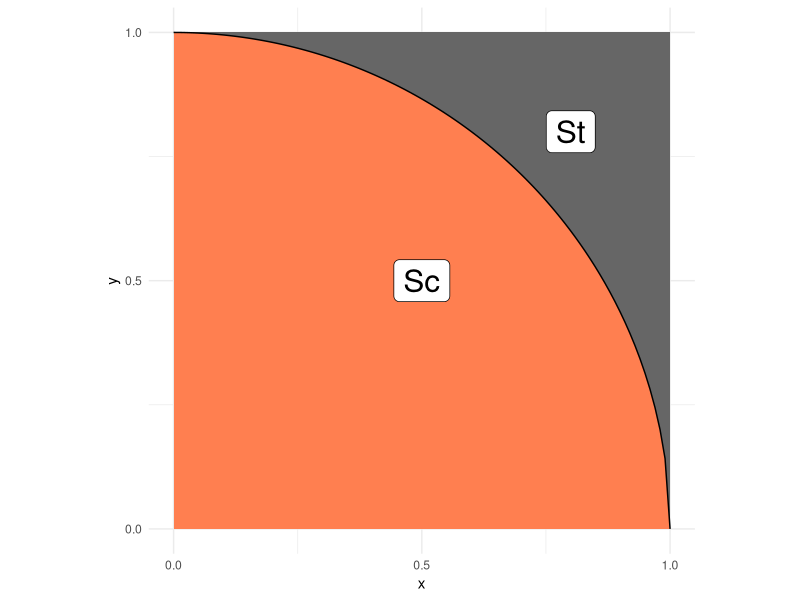
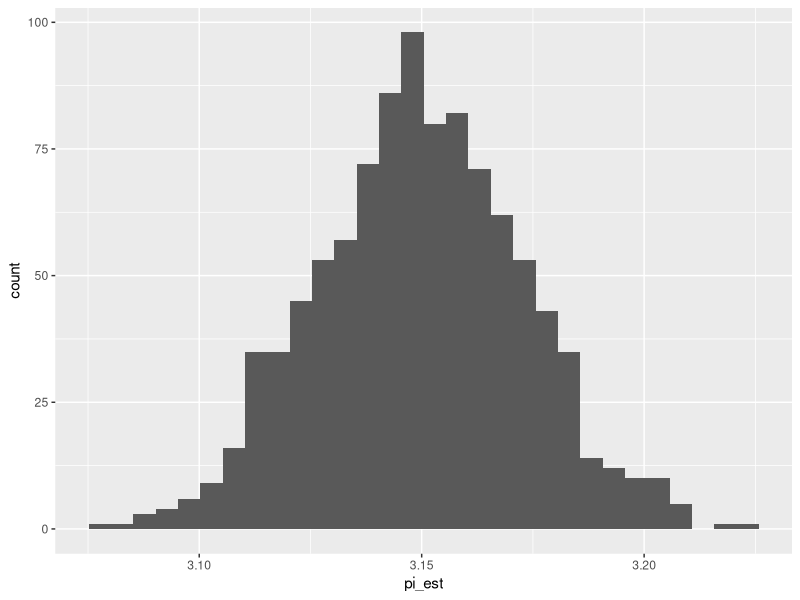

R code for these plots, in order:
## ---- chunk 1
library(tidyverse)
library(rsample)
## ---- chunk 2
## NOTE: No need to edit; this visual helps explain the pi estimation scheme
tibble(x = seq(0, 1, length.out = 100)) %>%
  mutate(y = sqrt(1 - x^2)) %>%

  ggplot(aes(x, y)) +
  annotate(
    "rect",
    xmin = 0, ymin = 0, xmax = 1, ymax = 1,
    fill = "grey40",
    size = 1
  ) +
  geom_ribbon(aes(ymin = 0, ymax = y), fill = "coral") +
  geom_line() +
  annotate(
    "label",
    x = 0.5, y = 0.5, label = "Sc",
    size = 8
  ) +
  annotate(
    "label",
    x = 0.8, y = 0.8, label = "St",
    size = 8
  ) +
  scale_x_continuous(breaks = c(0, 1/2, 1)) +
  scale_y_continuous(breaks = c(0, 1/2, 1)) +
  theme_minimal() +
  coord_fixed()
## ---- chunk 3
## TASK: Choose a sample size and generate samples
set.seed(42)
n <- 5000
df_q1 <- tibble(
  x = runif(n = n),
  y = runif(n = n)
)
## ---- chunk 4
## NOTE: Do not edit this code
# Correct sample size
assertthat::assert_that(
  dim(df_q1) %>% 
    .[[1]] == n,
  msg = "The sample size should be `n`"
)
# Correct column names
assertthat::assert_that(
  setequal(names(df_q1), c("x", "y")),
  msg = "df_q1 must include the columns `x` and `y`"
)
print("Good")
## ---- chunk 5
## TASK: Finish implementing this function
stat <- function(x, y) {
  # TODO: Finish implementing this function
  4 * (x^2 + y^2 <= 1)
}
stat(0, 0)
stat(1, 1)
stat(0.5, 0.5)
## ---- chunk 6
## TASK: Finish writing these assert statements

# Check the value for points *inside* the circle
assertthat::assert_that(
  tibble(x = 0, y = 0) %>% # Pick a point *inside* the circle
    mutate(stat = stat(x, y)) %>% 
    pull(stat) %>% 
    .[[1]] == 4,
  # ???, # Write the correct value of stat() here
  msg = "Incorrect value when a point is inside the circle"
)

# Check the value for points *outside* the circle
assertthat::assert_that(
  tibble(x = 1, y = 1) %>% # Pick a point *outside* the circle
    mutate(stat = stat(x, y)) %>% 
    pull(stat) %>% 
    .[[1]] == 0,
  # ???, # Write the correct value of stat() here
  msg = "Incorrect value when a point is outside the circle"
)
print("Your assertions passed, but make sure they're checking the right thing!")
## ---- chunk 7
## TASK: Estimate pi using your data from q1
df_q3 <- 
  df_q1 %>% 
  # TODO: Estimate pi as the column `pi_est`
  summarize(pi_est = mean(stat(x,y)))
df_q3
## ---- chunk 8
## NOTE: Do not edit this code
# Correct sample size
assertthat::assert_that(
  dim(df_q3) %>% 
    .[[1]] == 1,
  msg = "This result should have just one row"
)
# Correct column names
assertthat::assert_that(
  setequal(names(df_q3), c("pi_est")),
  msg = "df_q3 must include the column `pi_est`"
)
print("Good")
## ---- chunk 9
## TASK: Finish the code below
set.seed(42)
df_q4 <- 
  df_q1 %>% 
  bootstraps(., times = 1000) %>% 
  mutate(
    pi_est = map_dbl(
      splits,
      function(split_df) {
        analysis(split_df) %>% 
          # Estimate pi (pi_est) using the resampled data;
          # this should be *identical* to the
          # code you wrote for q3
          summarize(pi_est = mean(stat(x,y))) %>%
          pull(pi_est)
      }
    )
  )

## NOTE: Do not edit; use this to visualize your results
df_q4 %>% 
  ggplot(aes(pi_est)) +
  geom_histogram()
## ---- chunk 10
## TASK: Compute a bootstrap confidence interval at the 95% level (alpha = 0.05)
alpha <- 0.05
df_q5 <- 
  df_q4 %>% 
  summarize(
    # TODO: Compute pi_lo and pi_up
    pi_lo = quantile(pi_est, alpha / 2),
    pi_up = quantile(pi_est, 1 - alpha / 2),
  )

df_q5
## ---- chunk 11
  df_q1 %>%
  summarize(
    pi_est = mean(stat(x, y)),
    se = sd(stat(x,y)) / sqrt(n),
    pi_lo = pi_est - qnorm( 1 - (1 - 0.95) / 2 ) * se,
    pi_hi = pi_est + qnorm( 1 - (1 - 0.95) / 2 ) * se,
  )
